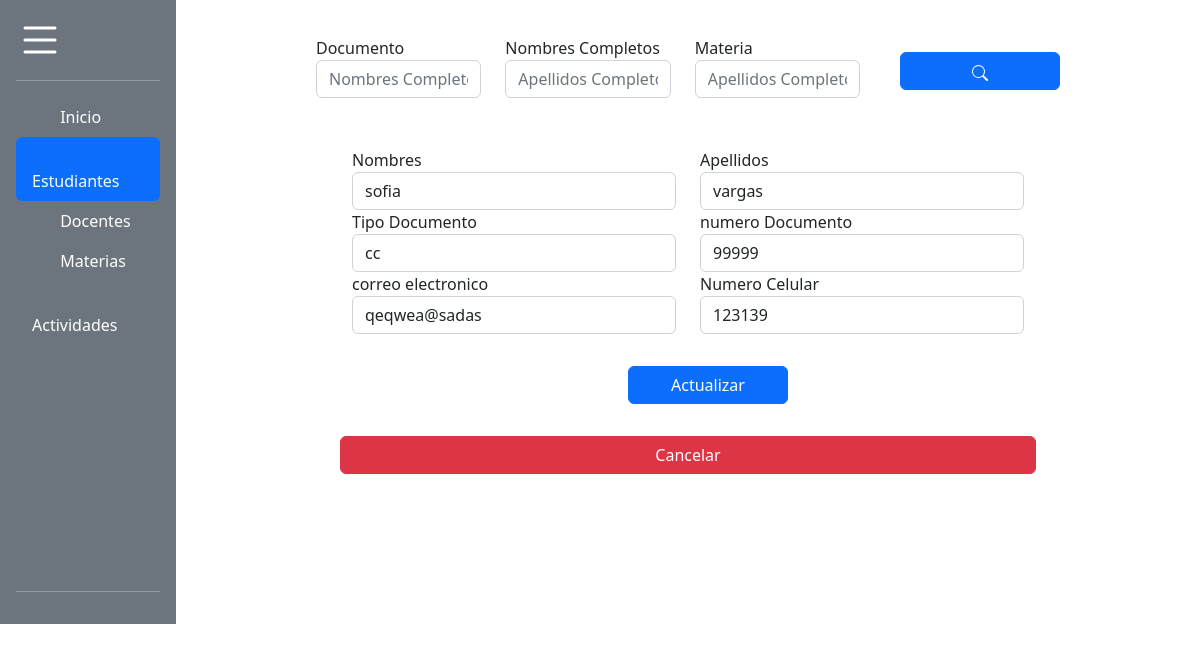
Before: /editDocente/3 with the older database file.
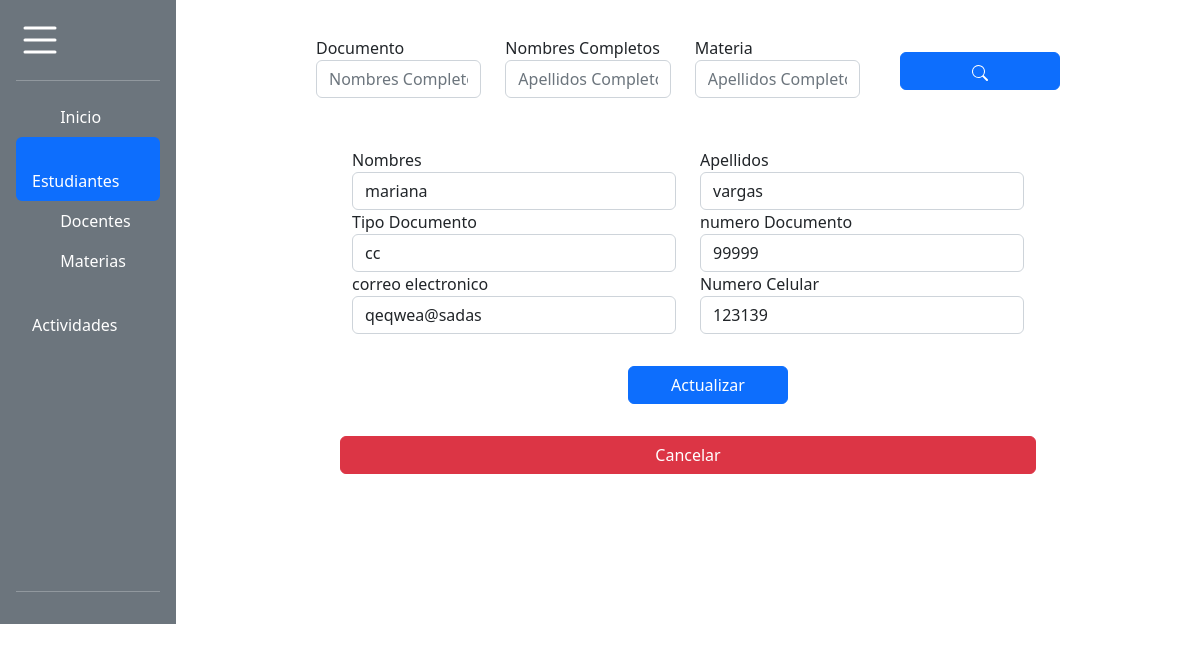
After: the same page with the newer database file.
### tables this page shows
CREATE TABLE persona (idPersona integer PRIMARY KEY AUTOINCREMENT, nombres varchar (50) NOT NULL, apellidos varchar (50) NOT NULL, tipoIdentificacion varchar (10) NOT NULL, identificacion varchar (100) UNIQUE NOT NULL, telefono varchar (20), email varchar (70) NOT NULL, fechaRegistro sysdate NOT NULL, fechaActualizacion date NOT NULL, idRol int, estado STRING (10), FOREIGN KEY (idRol) REFERENCES rol (idRol));

### app.py (the view, shortened to what this page needs)
@app.route('/editDocente/<string:idPersona>',methods=['GET','POST'])
def editDocente(idPersona):
    con=sql.connect('BaseNotas.db')
    con.row_factory=sql.Row
    cur=con.cursor()
    cur.execute('select * from persona where idPersona=?',(idPersona))
    data=cur.fetchone()
    return render_template('DocenteActualizar.html',datas=data)

### templates/DocenteActualizar.html (shortened to what the changed rows need)
{% block body %}
<!DOCTYPE html>
<html>
<head>
    <link href="https://cdn.jsdelivr.net/npm/bootstrap@5.2.1/dist/css/bootstrap.min.css" rel="stylesheet">
    <link href="https://getbootstrap.com/docs/5.2/assets/css/docs.css" rel="stylesheet">
    <link rel="stylesheet" href="{{url_for('static', filename='css/styles.css')}}">
</head>
<body>
      <div class="mact">
        <form class="border-dark" action="{{url_for('editDocente',idPersona=datas.IDPERSONA)}}" method="post" >
          <div class="row">
            <div class="col">
              Nombres
              <input type="text" id='nombresPersona' name='nombresPersona' value="{{datas.NOMBRES}}" class="form-control" placeholder="Nombres Completos">
            </div>
            <div class="col">
              Apellidos
              <input type="text" id='apellidosPersona' name='apellidosPersona' value="{{datas.APELLIDOS}}" class="form-control" placeholder="Apellidos Completos">
          </div>
        </div>
          <div class="row">
          <div class="col">
                Tipo Documento
                <input type="text" id='tipoDocumentoPersona' class='form-control' name='tipoDocumentoPersona'  value="{{datas.TIPOIDENTIFICACION}}">
              </div>
              <div class="col">
                numero Documento
                <input type="text"  id='documentoPersona' readonly value="{{datas.IDENTIFICACION}}" class="form-control" name='documentoPersona' placeholder="numero de documento">
            </div>
          </div>
          <div class="row">
            <div class="col">
              correo electronico
              <input type="text"  id='correoPersona' value="{{datas.EMAIL}}" class="form-control" name='correoPersona' placeholder="correo">
            </div>
            <div class="col">
              Numero Celular
              <input type="text" id='telefonoPersona' name='telefonoPersona'  value="{{datas.TELEFONO}}" class="form-control" placeholder="Celular">
            </div>
            </div>
        </div>
      {% endblock %}

Changed rows visible on the page:
changed persona "vargas": nombresPersona "sofia" → "mariana"
